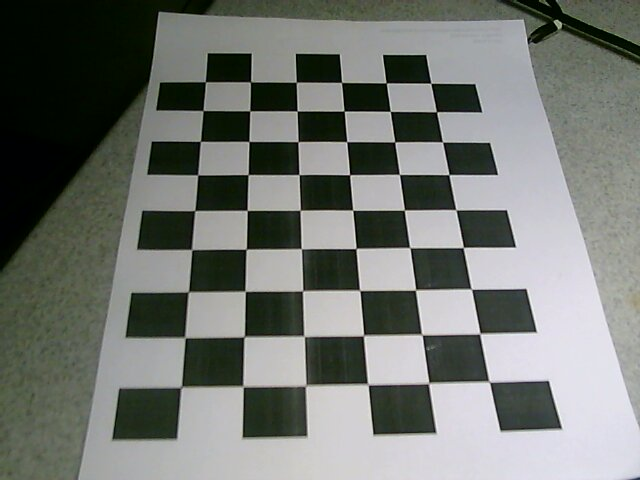
//> input picture src/1.jpg, 640 x 480 px, given in place of the camera
$ ./src   (built with g++ and OpenCV 4)
//> lines starting //> are read from the running program, lines starting //| are printed output that depends on the picture; after the words box and inside, x2 and y2 are one past the last pixel; in counts of white or black regions, pixels touching at a corner belong together
#include <opencv/cv.h>
#include <opencv2/core/core.hpp>
#include <opencv/highgui.h>
#include <opencv2/imgproc/imgproc.hpp>
#include <iostream>
#include <stdio.h>
#include <stdlib.h>
#include <math.h>
#include <algorithm>

using namespace cv;
using namespace std;

int Uxt=255,Vxt=255,Unt=0,Vnt=0,Yxt=255,Ynt=0;
int Ux,Un,Vx,Vn,Yx,Yn;
Mat frame,YUV;
Mat channels[3],tresh[3];
vector <Point> hits,bestHits;
void onTrackBarChange(int,void*)
{
	// [4 lines of commented-out code are left out]
	Ux=Uxt,Un=Unt,Vx=Vxt,Vn=Vnt;
	//Ux=60;Un=30;Vx=220;Vn=180;
}
void creatTrackBars()
{
	//createTrackbar("1000*(Y+1)(min)","Track Bars",&Ynt,255,onTrackBarChange);
	//createTrackbar("1000*(Y+1)(max)","Track Bars",&Yxt,255,onTrackBarChange);
	createTrackbar("1000*(U+1)(min)","Track Bars",&Unt,255,onTrackBarChange);
	createTrackbar("1000*(U+1)(max)","Track Bars",&Uxt,255,onTrackBarChange);
	createTrackbar("1000*(V+1)(min)","Track Bars",&Vnt,255,onTrackBarChange);
	createTrackbar("1000*(V+1)(max)","Track Bars",&Vxt,255,onTrackBarChange);
}
void processRange(int lowBoundU,int highBoundU,int lowBoundV,int highBoundV,Mat pro[])
{
	vector <uint8_t> xx,yy;
	hits.clear();
	bestHits.clear();
	for(int i=0;i<pro[0].rows;i++)
	{
		for(int j=0;j<pro[0].cols;j++)
		{
			//double valueY=pro[0].at<double>(i,j);
			uint8_t valueU=pro[1].at<uint8_t>(i,j);
			uint8_t valueV=pro[2].at<uint8_t>(i,j);
			//cout<<valueU<<valueV;
			if(valueU>=lowBoundU&&valueU<=highBoundU&&valueV>=lowBoundV&&valueV<=highBoundV)
			{
				Point nhit;
				nhit.x=j;
				nhit.y=i;
				hits.push_back(nhit);
			}
		}
	}
	// [4 lines of commented-out code are left out]
	cout<<"Selected "<<hits.size()<<" hit(s)."<<endl;
	if(hits.size()==0)return;
	double sumx=0,sumy=0,avax,avay,sx,sy;
	for(int i=0;i<hits.size();i++)
	{
		sumx+=hits[i].x;
		sumy+=hits[i].y;
		xx.push_back(hits[i].x);
		yy.push_back(hits[i].y);
	}
	avax=sumx/pro[0].cols;
	avay=sumy/pro[0].rows;
	sumx=0,sumy=0;
	for(int i=0;i<hits.size();i++)
	{
		sumx+=(hits[i].x)*(hits[i].x);
		sumy+=hits[i].y*hits[i].y;
	}
	sumx/=pro[0].cols;
	sumy/=pro[0].rows;
	sx=sqrt(avax*avax-sumx);
	sy=sqrt(avay*avay-sumy);
	//sort(xx.begin(),xx.end());
	//sort(yy.begin(),yy.end());
	nth_element( xx.begin(), xx.begin()+xx.size()/2,xx.end() );
	nth_element( yy.begin(), yy.begin()+yy.size()/2,yy.end() );
	double medianx=xx[xx.size()/2],mediany=yy[yy.size()/2];
	cout<<"============Statistic Data=========="<<endl;
	cout<<"Standard Error for X-axis:"<<sx<<endl;
	cout<<"Standard Error for Y-axis:"<<sy<<endl;
	cout<<"Average for X-axis:"<<avax<<endl;
	cout<<"Average for Y-axis:"<<avay<<endl;
	cout<<"Square of Average for X-axis:"<<avax*avax<<endl;
	cout<<"Square of Average for Y-axis:"<<avay*avay<<endl;
	cout<<"Average of Square for X-axis:"<<sumx<<endl;
	cout<<"Average of Square for Y-axis:"<<sumy<<endl;
	cout<<"Median of X-axis:"<<medianx<<endl;
	cout<<"Median of Y-axis:"<<mediany<<endl;
	cout<<"N of X-axis:"<<pro[0].cols<<endl;
	cout<<"N of Y-axis:"<<pro[0].rows<<endl;
	cout<<"=========Statistic Data End========="<<endl;

	for(int i=0;i<hits.size();i++)
	{
		if(fabs(hits[i].x-medianx<=sx)&&fabs(hits[i].y-mediany<=sy))bestHits.push_back(hits[i]);
	}
	cout<<"Selected "<<bestHits.size()<<" best hit(s)."<<endl;
}
void drawRect()
{
	RotatedRect box = minAreaRect(Mat(bestHits));
	Point2f vertices[4];
	box.points(vertices);
	for (int i = 0; i < 4; ++i)
	{
	    line(frame, vertices[i], vertices[(i + 1) % 4], cv::Scalar(0, 255, 0), 1, CV_AA);
	}
}

void getRange()
{
	VideoCapture capture(-1);
	Mat framee,f[3],tmp;
	while(true)
	{
		capture>>framee;
//> framee is the input picture: 480 rows x 640 cols, CV_8UC3; mean B, G, R 113.4, 118.5, 114.8
		cvtColor(framee, tmp, CV_RGB2YCrCb);
//> tmp: 480 rows x 640 cols, CV_8UC3; mean of channels 0, 1, 2 116.6, 125.8, 127
		//split(framee,f);
		int cn = tmp.channels();
		Scalar_<uint8_t> yuvPixel;
		yuvPixel.val[0] = tmp.data[(tmp.rows/2)*tmp.cols*cn + (tmp.cols/2)*cn + 0]; // Y
//> yuvPixel = Scalar(184)
		yuvPixel.val[1] = tmp.data[(tmp.rows/2)*tmp.cols*cn + (tmp.cols/2)*cn + 1]; // U
//> yuvPixel = Scalar(184, 127)
		yuvPixel.val[2] = tmp.data[(tmp.rows/2)*tmp.cols*cn + (tmp.cols/2)*cn + 2]; // V
//> yuvPixel = Scalar(184, 127, 129)
		cout<<"Current Locked Y:"<<(int)yuvPixel.val[0]<<endl;
//| Current Locked Y:184
		cout<<"Current Locked U:"<<(int)yuvPixel.val[1]<<endl;
//| Current Locked U:127
		cout<<"Current Locked V:"<<(int)yuvPixel.val[2]<<endl;
//| Current Locked V:129
		Point v[4],ff[2];
		//ff[0].x=320;ff[0].y=0;
		//ff[1].x=320;ff[1].y=480;
		v[0].x=320;v[0].y=0;
		v[1].x=320;v[1].y=480;
		v[2].x=0;v[2].y=240;
		v[3].x=640;v[3].y=240;
		//line(framee,ff[0],ff[1],CV_RGB(255, 0, 0));
		line(framee,v[0],v[1],CV_RGB(0, 0, 255));
		line(framee,v[2],v[3],CV_RGB(0, 255, 0));
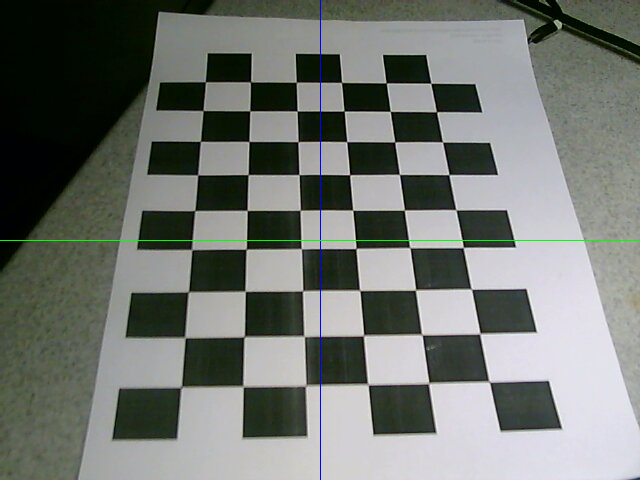
//> framee: 480 rows x 640 cols, CV_8UC3; mean B, G, R 113.4, 118.6, 114.4
		imshow("Grab Center YUV",framee);
		if(waitKey(30) >= 0) break;
//> the Esc key is pressed
	}
	cvtColor(framee, framee, CV_RGB2YCrCb);
//> framee: 480 rows x 640 cols, CV_8UC3; mean of channels 0, 1, 2 116.6, 125.7, 126.8
	split(framee,f);
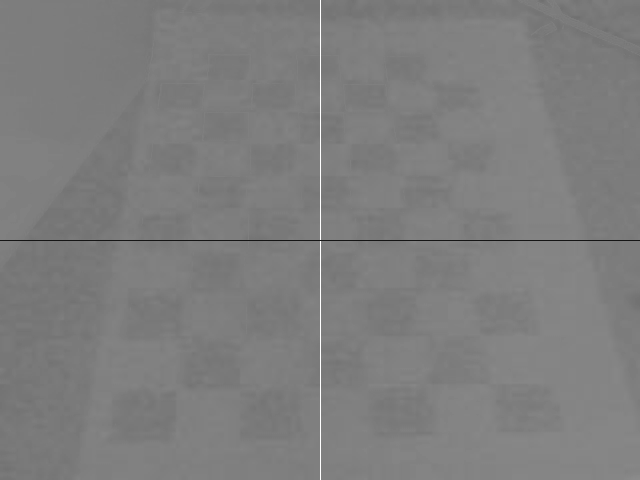
//> f[1]: 480 rows x 640 cols, CV_8UC1; min 21, max 255, mean 125.7
	int cn = tmp.channels();
	Scalar_<uint8_t> yuvPixel;
	yuvPixel.val[0] = tmp.data[(tmp.rows/2)*tmp.cols*cn + (tmp.cols/2)*cn + 0]; // Y
//> yuvPixel = Scalar(184)
	yuvPixel.val[1] = tmp.data[(tmp.rows/2)*tmp.cols*cn + (tmp.cols/2)*cn + 1]; // U
//> yuvPixel = Scalar(184, 127)
	yuvPixel.val[2] = tmp.data[(tmp.rows/2)*tmp.cols*cn + (tmp.cols/2)*cn + 2]; // V
//> yuvPixel = Scalar(184, 127, 129)
	Uxt=yuvPixel.val[1]+10;;
//> Uxt = 137
	Unt=yuvPixel.val[1]-10;
//> Unt = 117
	Vxt=yuvPixel.val[2]+10;
//> Vxt = 139
	Vnt=yuvPixel.val[2]-10;
//> Vnt = 119
	cout<<"Locked Y Range:"<<Yxt<<"--"<<Ynt<<endl;
	cout<<"Locked U Range:"<<Uxt<<"--"<<Unt<<endl;
//| Locked U Range:137--117
	cout<<"Locked V Range:"<<Vxt<<"--"<<Vnt<<endl;
//| Locked V Range:139--119
	waitKey();
	capture.release();
	destroyWindow("Grab Center YUV");
}
int main()
{

	getRange();
	VideoCapture capture(-1);
		if(!capture.isOpened())
		{
			cout<<"Failed to open camera."<<endl;
			return -1;
		}
	onTrackBarChange(0,0);
//> in onTrackBarChange, `Ux=Uxt,Un=Unt,Vx=Vxt,Vn=Vnt;`: Ux = 137; Un = 117; Vx = 139; Vn = 119
	namedWindow("Track Bars",1);
	creatTrackBars();
	while (true)
	{
		capture>>frame;
		cvtColor(frame, YUV, CV_RGB2YCrCb);
		split(YUV,channels);
		processRange(Un,Ux,Vn,Vx,channels);
//> after the loop in processRange, `for(int i=0;i<pro[0].rows;i++)`: hits = 306644 items
//| Selected 306644 hit(s).
//> the loop in processRange, `for(int i=0;i<hits.size();i++)` made 306644 passes
//> sumx on passes 1 to 3: 0, 1, 3
//> after the loop in processRange, `for(int i=0;i<hits.size();i++)`: sumx = 97987324; sumy = 73444946; xx = 306644 items
//> in processRange, `avax=sumx/pro[0].cols;`: avax = 153105.2
//> in processRange, `avay=sumy/pro[0].rows;`: avay = 153010.3
//> the loop in processRange, `for(int i=0;i<hits.size();i++)` made 306644 passes
//> sumx on passes 1 to 3: 0, 1, 5
//> after the loop in processRange, `for(int i=0;i<hits.size();i++)`: sumx = 4.18e+10; sumy = 2.35e+10
//> in processRange, `sumx/=pro[0].cols;`: sumx = 65240101.6
//> in processRange, `sumy/=pro[0].rows;`: sumy = 48903247.3
//> in processRange, `sx=sqrt(avax*avax-sumx);`: sx = 152892
//> in processRange, `sy=sqrt(avay*avay-sumy);`: sy = 152850.4
//> in processRange, `double medianx=xx[xx.size()/2],mediany=yy[yy.size()/2];`: medianx = 106; mediany = 120
//| Standard Error for X-axis:152892
//| Standard Error for Y-axis:152850
//| Average for X-axis:153105
//| Average for Y-axis:153010
//| Square of Average for X-axis:2.34412e+10
//| Square of Average for Y-axis:2.34122e+10
//| Average of Square for X-axis:6.52401e+07
//| Average of Square for Y-axis:4.89032e+07
//| Median of X-axis:106
//| Median of Y-axis:120
//| N of X-axis:640
//| N of Y-axis:480
//> after the loop in processRange, `for(int i=0;i<hits.size();i++)`: bestHits = 306644 items
//| Selected 306644 best hit(s).
		if(bestHits.size()>0)
		{
			drawRect();
//> in drawRect, `RotatedRect box = minAreaRect(Mat(bestHits));`: box = centre (319.5, 239.5), size (479, 639), angle -90
//> in drawRect, `box.points(vertices);`: vertices = 4 Points (x, y): [639, 479], [0, 479], [0, 0], [639, 0]
//> after the loop in drawRect, `for (int i = 0; i < 4; ++i)`:
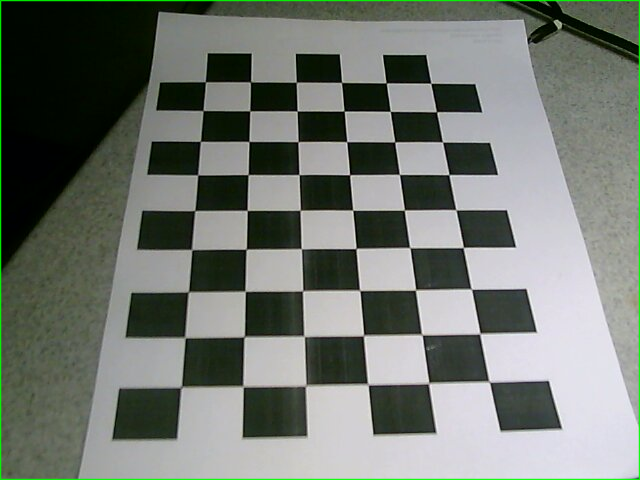
//> frame: 480 rows x 640 cols, CV_8UC3; 1.45% of pixels changed, all inside (x1, y1, x2, y2) = (0, 0, 640, 480)
		}
		imshow("Main View",frame);
        if(waitKey(30) >= 0) break;
//> the Esc key is pressed
	}
}

$ run again, on src/2014-02-24-225333.jpg
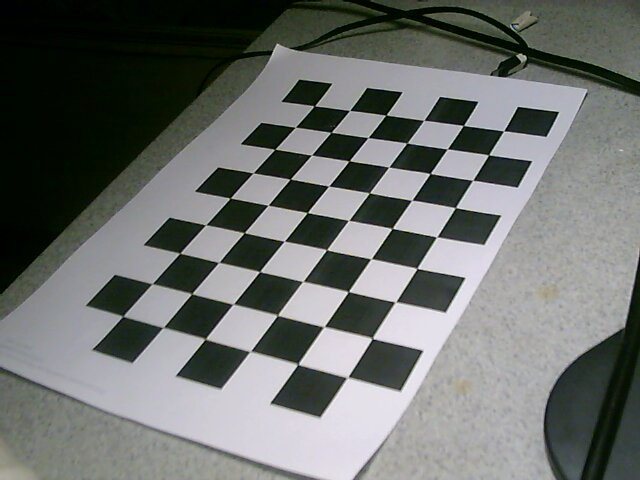
//> input picture src/2014-02-24-225333.jpg, 640 x 480 px, given in place of the camera
//> in getRange, framee is the input picture: 480 rows x 640 cols, CV_8UC3; mean B, G, R 108.7, 111.4, 108.2
//> tmp: 480 rows x 640 cols, CV_8UC3; mean of channels 0, 1, 2 110.3, 126.9, 126.8
//> in getRange, `yuvPixel.val[0] = tmp.data[(tmp.rows/2)*tmp.cols*cn + (tmp.cols/2)*cn ..`: yuvPixel = Scalar(30)
//> in getRange, `yuvPixel.val[1] = tmp.data[(tmp.rows/2)*tmp.cols*cn + (tmp.cols/2)*cn ..`: yuvPixel = Scalar(30, 121)
//> in getRange, `yuvPixel.val[2] = tmp.data[(tmp.rows/2)*tmp.cols*cn + (tmp.cols/2)*cn ..`: yuvPixel = Scalar(30, 121, 125)
//| Current Locked Y:30
//| Current Locked U:121
//| Current Locked V:125
//> in getRange, `line(framee,v[2],v[3],CV_RGB(0, 255, 0));`:
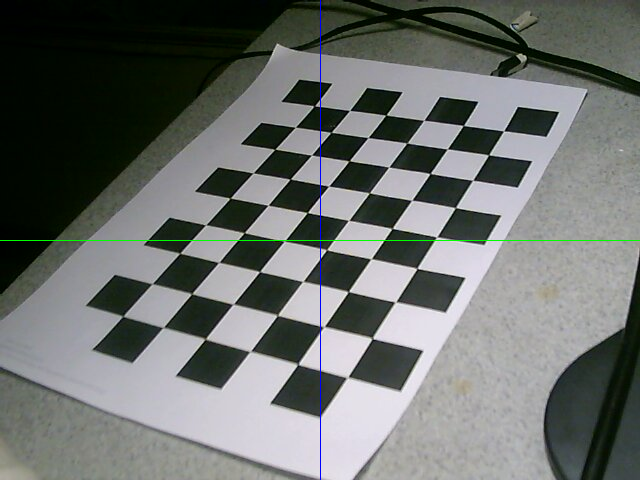
//> framee: 480 rows x 640 cols, CV_8UC3; mean B, G, R 108.7, 111.6, 107.8
//> in getRange, `yuvPixel.val[0] = tmp.data[(tmp.rows/2)*tmp.cols*cn + (tmp.cols/2)*cn ..`: yuvPixel = Scalar(30)
//> in getRange, `yuvPixel.val[1] = tmp.data[(tmp.rows/2)*tmp.cols*cn + (tmp.cols/2)*cn ..`: yuvPixel = Scalar(30, 121)
//> in getRange, `yuvPixel.val[2] = tmp.data[(tmp.rows/2)*tmp.cols*cn + (tmp.cols/2)*cn ..`: yuvPixel = Scalar(30, 121, 125)
//> Uxt = 131
//> Unt = 111
//> Vxt = 135
//> Vnt = 115
//| Locked U Range:131--111
//| Locked V Range:135--115
//> Ux = 131; Un = 111; Vx = 135; Vn = 115
//> after the loop in processRange, `for(int i=0;i<pro[0].rows;i++)`: hits = 261796 items
//| Selected 261796 hit(s).
//> the loop in processRange, `for(int i=0;i<hits.size();i++)` made 261796 passes
//> sumx on passes 1 to 3: 0, 1, 3
//> after the loop in processRange, `for(int i=0;i<hits.size();i++)`: sumx = 83107863; sumy = 59841876; xx = 261796 items
//> avax = 129856
//> avay = 124670.6
//> the loop in processRange, `for(int i=0;i<hits.size();i++)` made 261796 passes
//> sumx on passes 1 to 3: 0, 1, 5
//> after the loop in processRange, `for(int i=0;i<hits.size();i++)`: sumx = 3.59e+10; sumy = 1.87e+10
//> in processRange, `sumx/=pro[0].cols;`: sumx = 56132331
//> in processRange, `sumy/=pro[0].rows;`: sumy = 38963954
//> sx = 129639.7
//> sy = 124514.2
//> medianx = 103; mediany = 114
//| Standard Error for X-axis:129640
//| Standard Error for Y-axis:124514
//| Average for X-axis:129856
//| Average for Y-axis:124671
//| Square of Average for X-axis:1.68626e+10
//| Square of Average for Y-axis:1.55428e+10
//| Average of Square for X-axis:5.61323e+07
//| Average of Square for Y-axis:3.8964e+07
//| Median of X-axis:103
//| Median of Y-axis:114
//| N of X-axis:640
//| N of Y-axis:480
//> after the loop in processRange, `for(int i=0;i<hits.size();i++)`: bestHits = 261796 items
//| Selected 261796 best hit(s).
//> box = centre (319.5, 239.5), size (479, 639), angle -90
//> vertices = 4 Points (x, y): [639, 479], [0, 479], [0, 0], [639, 0]
//> after the loop in drawRect, `for (int i = 0; i < 4; ++i)`:
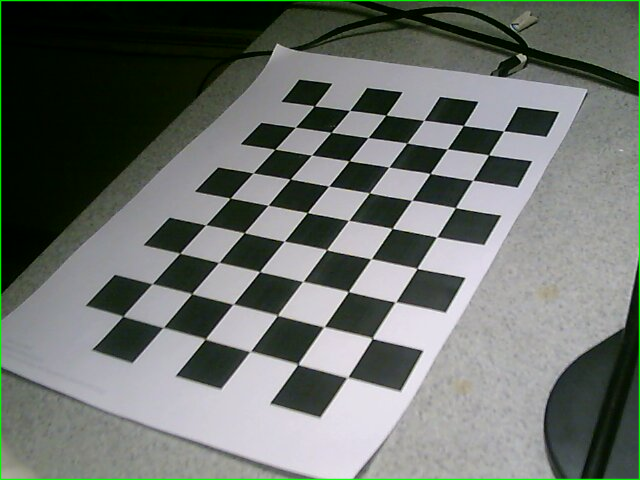
//> frame: 480 rows x 640 cols, CV_8UC3; 1.45% of pixels changed, all inside (x1, y1, x2, y2) = (0, 0, 640, 480)

$ run again, on src/2014-02-24-225344.jpg
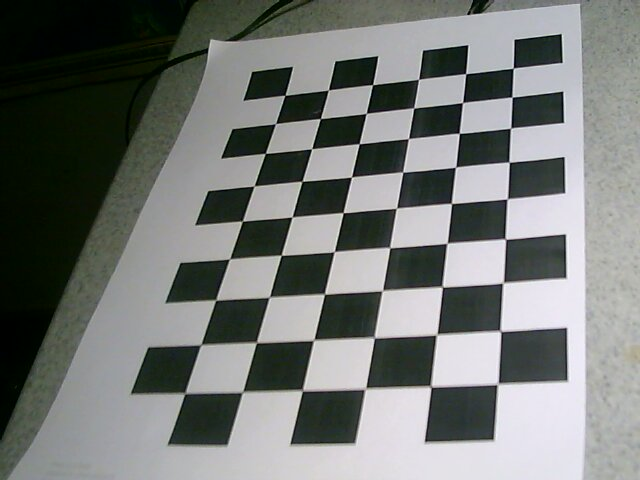
//> input picture src/2014-02-24-225344.jpg, 640 x 480 px, given in place of the camera
//> in getRange, framee is the input picture: 480 rows x 640 cols, CV_8UC3; mean B, G, R 116.9, 119.8, 116.4
//> tmp: 480 rows x 640 cols, CV_8UC3; mean of channels 0, 1, 2 118.5, 126.8, 126.8
//> in getRange, `yuvPixel.val[0] = tmp.data[(tmp.rows/2)*tmp.cols*cn + (tmp.cols/2)*cn ..`: yuvPixel = Scalar(191)
//> in getRange, `yuvPixel.val[1] = tmp.data[(tmp.rows/2)*tmp.cols*cn + (tmp.cols/2)*cn ..`: yuvPixel = Scalar(191, 128)
//> in getRange, `yuvPixel.val[2] = tmp.data[(tmp.rows/2)*tmp.cols*cn + (tmp.cols/2)*cn ..`: yuvPixel = Scalar(191, 128, 130)
//| Current Locked Y:191
//| Current Locked U:128
//| Current Locked V:130
//> in getRange, `line(framee,v[2],v[3],CV_RGB(0, 255, 0));`:
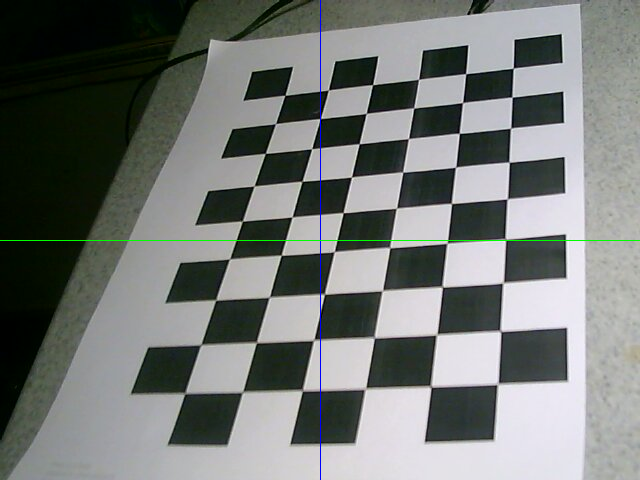
//> framee: 480 rows x 640 cols, CV_8UC3; mean B, G, R 116.9, 119.9, 116
//> in getRange, `yuvPixel.val[0] = tmp.data[(tmp.rows/2)*tmp.cols*cn + (tmp.cols/2)*cn ..`: yuvPixel = Scalar(191)
//> in getRange, `yuvPixel.val[1] = tmp.data[(tmp.rows/2)*tmp.cols*cn + (tmp.cols/2)*cn ..`: yuvPixel = Scalar(191, 128)
//> in getRange, `yuvPixel.val[2] = tmp.data[(tmp.rows/2)*tmp.cols*cn + (tmp.cols/2)*cn ..`: yuvPixel = Scalar(191, 128, 130)
//> Uxt = 138
//> Unt = 118
//> Vxt = 140
//> Vnt = 120
//| Locked U Range:138--118
//| Locked V Range:140--120
//> Ux = 138; Un = 118; Vx = 140; Vn = 120
//> after the loop in processRange, `for(int i=0;i<pro[0].rows;i++)`: hits = 306303 items
//| Selected 306303 hit(s).
//> the loop in processRange, `for(int i=0;i<hits.size();i++)` made 306303 passes
//> sumx on passes 1 to 3: 0, 1, 3
//> after the loop in processRange, `for(int i=0;i<hits.size();i++)`: sumx = 97939801; sumy = 73496682; xx = 306303 items
//> avax = 153030.9
//> avay = 153118.1
//> the loop in processRange, `for(int i=0;i<hits.size();i++)` made 306303 passes
//> sumx on passes 1 to 3: 0, 1, 5
//> after the loop in processRange, `for(int i=0;i<hits.size();i++)`: sumx = 4.18e+10; sumy = 2.35e+10
//> in processRange, `sumx/=pro[0].cols;`: sumx = 65281760
//> in processRange, `sumy/=pro[0].rows;`: sumy = 48960092.3
//> sx = 152817.5
//> sy = 152958.1
//> medianx = 106; mediany = 120
//| Standard Error for X-axis:152817
//| Standard Error for Y-axis:152958
//| Average for X-axis:153031
//| Average for Y-axis:153118
//| Square of Average for X-axis:2.34185e+10
//| Square of Average for Y-axis:2.34451e+10
//| Average of Square for X-axis:6.52818e+07
//| Average of Square for Y-axis:4.89601e+07
//| Median of X-axis:106
//| Median of Y-axis:120
//| N of X-axis:640
//| N of Y-axis:480
//> after the loop in processRange, `for(int i=0;i<hits.size();i++)`: bestHits = 306303 items
//| Selected 306303 best hit(s).
//> box = centre (319.5, 239.5), size (479, 639), angle -90
//> vertices = 4 Points (x, y): [639, 479], [0, 479], [0, 0], [639, 0]
//> after the loop in drawRect, `for (int i = 0; i < 4; ++i)`:
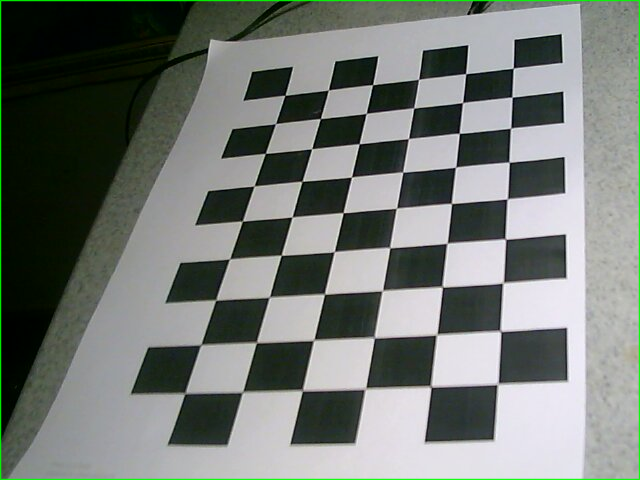
//> frame: 480 rows x 640 cols, CV_8UC3; 1.45% of pixels changed, all inside (x1, y1, x2, y2) = (0, 0, 640, 480)
